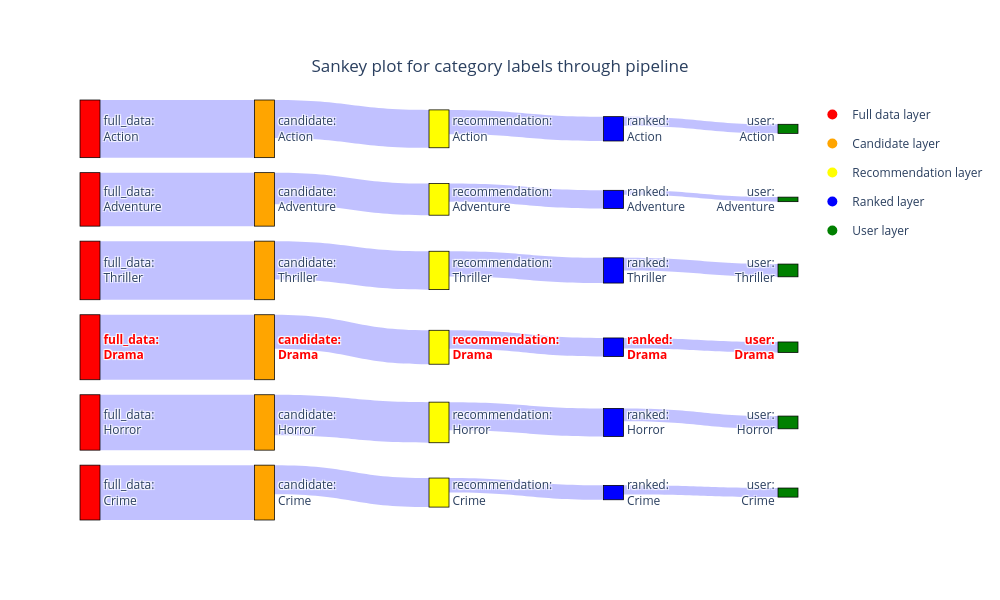

The notebook cell saved with this chart:
### Markdown cell above
Same as previous section, we will try to remove some bias from the semantic search

### Code cell
# Single query pipeline test
no_bias_df,_ = recommendation_doc_id_pipeline(
    movie_metadata,
    vectorstore,
    reranker,
    test_query,
    embedding_model=embedding_model,
    remove_biases = [("Comedy and Drama",1.5)],
    toy_dataset=True,
    features = ['genres'],
    neg_rank_bias = "Comedy and Drama",
    include_fulldata = True
)
no_bias_df = keep_n_labels(no_bias_df,'genres',True,10)

# Plot the sankey plot
sankey_plot(no_bias_df,'genres',"Sankey plot for category labels through pipeline",True,['Comedy','Drama'])

### Figure 1 — Plotly figure (JSON) as saved in the notebook; plotly's stock layout.template omitted (floating-point values rounded to 4 significant figures)
{"data": [{"link": {"color": "rgba(100, 100, 255, 0.4)", "customdata": [6592, 322, 40, 3, 3490, 123, 15, 1, 7619, 348, 46, 6, 20244, 176, 16, 4, 4671, 489, 72, 6, 4304, 83, 8, 3], "hovertemplate": "label count: %{customdata}<extra></extra>", "source": [2, 6, 12, 18, 0, 7, 13, 19, 4, 8, 14, 20, 1, 11, 16, 21, 5, 9, 15, 22, 3, 10, 17, 23], "target": [6, 12, 18, 24, 7, 13, 19, 25, 8, 14, 20, 26, 11, 16, 21, 27, 9, 15, 22, 28, 10, 17, 23, 29], "value": [8.794, 5.778, 3.714, 1.386, 8.158, 4.82, 2.773, 0.6931, 8.939, 5.855, 3.85, 1.946, 9.916, 5.176, 2.833, 1.609, 8.449, 6.194, 4.29, 1.946, 8.368, 4.431, 2.197, 1.386]}, "node": {"color": ["red", "red", "red", "red", "red", "red", "orange", "orange", "orange", "orange", "orange", "orange", "yellow", "yellow", "yellow", "yellow", "yellow", "yellow", "blue", "blue", "blue", "blue", "blue", "blue", "green", "green", "green", "green", "green", "green"], "customdata": ["full_data", "full_data", "full_data", "full_data", "full_data", "full_data", "candidate", "candidate", "candidate", "candidate", "candidate", "candidate", "recommendation", "recommendation", "recommendation", "recommendation", "recommendation", "recommendation", "ranked", "ranked", "ranked", "ranked", "ranked", "ranked", "user", "user", "user", "user", "user", "user"], "hovertemplate": "Layer: %{customdata}<extra></extra>", "label": ["full_data:<br>Adventure", "<b><span style='color: red;'>full_data:<br>Drama</span></b>", "full_data:<br>Action", "full_data:<br>Crime", "full_data:<br>Thriller", "full_data:<br>Horror", "candidate:<br>Action", "candidate:<br>Adventure", "candidate:<br>Thriller", "candidate:<br>Horror", "candidate:<br>Crime", "<b><span style='color: red;'>candidate:<br>Drama</span></b>", "recommendation:<br>Action", "recommendation:<br>Adventure", "recommendation:<br>Thriller", "recommendation:<br>Horror", "<b><span style='color: red;'>recommendation:<br>Drama</span></b>", "recommendation:<br>Crime", "ranked:<br>Action", "ranked:<br>Adventure", "ranked:<br>Thriller", "<b><span style='color: red;'>ranked:<br>Drama</span></b>", "ranked:<br>Horror", "ranked:<br>Crime", "user:<br>Action", "user:<br>Adventure", "user:<br>Thriller", "<b><span style='color: red;'>user:<br>Drama</span></b>", "user:<br>Horror", "user:<br>Crime"], "line": {"color": "black", "width": 0.75}, "pad": 15, "thickness": 20}, "type": "sankey"}, {"legendgroup": "Full data layer", "marker": {"color": "red", "size": 10}, "mode": "markers", "name": "Full data layer", "showlegend": true, "type": "scatter", "x": [null], "y": [null]}, {"legendgroup": "Candidate layer", "marker": {"color": "orange", "size": 10}, "mode": "markers", "name": "Candidate layer", "showlegend": true, "type": "scatter", "x": [null], "y": [null]}, {"legendgroup": "Recommendation layer", "marker": {"color": "yellow", "size": 10}, "mode": "markers", "name": "Recommendation layer", "showlegend": true, "type": "scatter", "x": [null], "y": [null]}, {"legendgroup": "Ranked layer", "marker": {"color": "blue", "size": 10}, "mode": "markers", "name": "Ranked layer", "showlegend": true, "type": "scatter", "x": [null], "y": [null]}, {"legendgroup": "User layer", "marker": {"color": "green", "size": 10}, "mode": "markers", "name": "User layer", "showlegend": true, "type": "scatter", "x": [null], "y": [null]}], "layout": {"height": 600, "plot_bgcolor": "rgba(0,0,0,0)", "title": {"text": "Sankey plot for category labels through pipeline", "x": 0.5, "xanchor": "center", "y": 0.9, "yanchor": "top"}, "width": 1000, "xaxis": {"showgrid": false, "showticklabels": false, "visible": false, "zeroline": false}, "yaxis": {"showgrid": false, "showticklabels": false, "visible": false, "zeroline": false}}}
